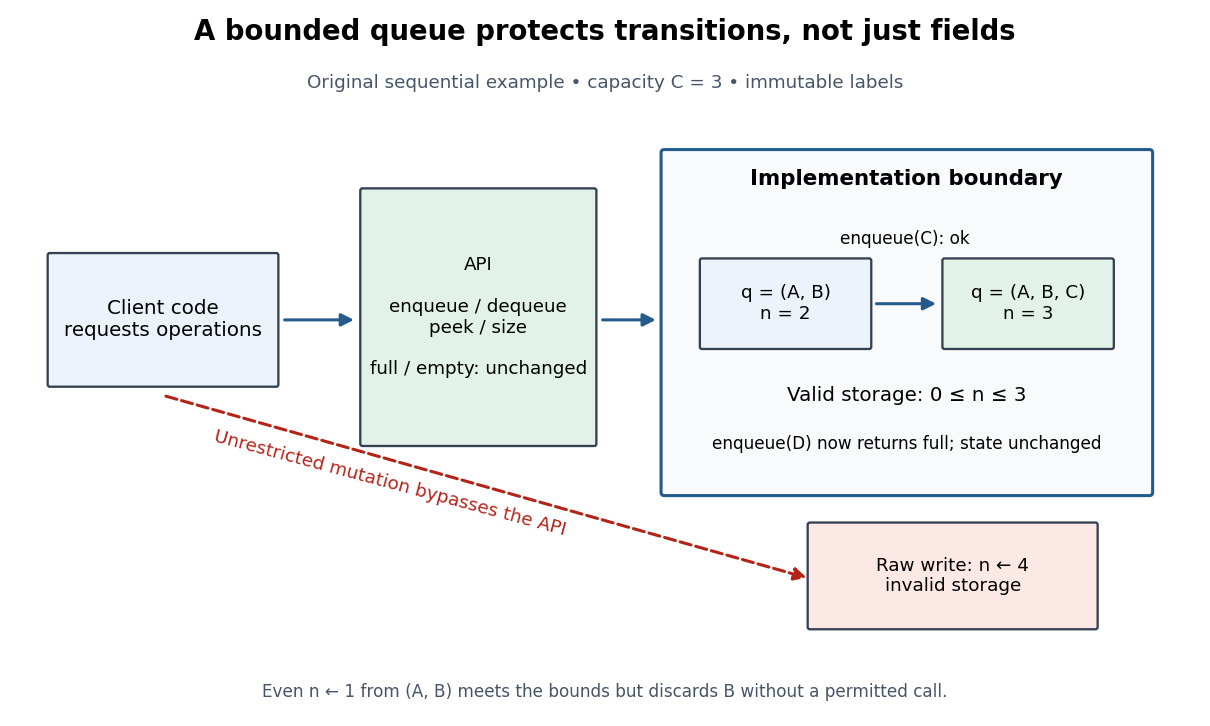

Here is the Python script that generated this plot:
"""Draw the original bounded queue example; Python 3.14, matplotlib 3.10.7."""
from pathlib import Path

import matplotlib.pyplot as plt
from matplotlib.patches import FancyArrowPatch, FancyBboxPatch


def box(ax, x, y, w, h, text, color, size=13):
    ax.add_patch(FancyBboxPatch((x, y), w, h, boxstyle="round,pad=0.02",
                              facecolor=color, edgecolor="#344054", linewidth=1.5))
    ax.text(x + w / 2, y + h / 2, text, ha="center", va="center", fontsize=size)


def arrow(ax, start, end, color="#245b8c", dashed=False):
    ax.add_patch(FancyArrowPatch(start, end, arrowstyle="-|>", mutation_scale=17,
                                color=color, linewidth=2,
                                linestyle="--" if dashed else "-"))


def main():
    fig, ax = plt.subplots(figsize=(11, 6.6), dpi=110, facecolor="white")
    ax.set(xlim=(0, 11), ylim=(0, 6.6))
    ax.axis("off")
    ax.text(5.5, 6.3, "A bounded queue protects transitions, not just fields",
            ha="center", fontsize=18, weight="bold")
    ax.text(5.5, 5.85, "Original sequential example • capacity C = 3 • immutable labels",
            ha="center", fontsize=12, color="#475467")
    box(ax, 0.35, 3.1, 2.1, 1.2, "Client code\nrequests operations", "#edf3fa")
    box(ax, 3.25, 2.55, 2.15, 2.35,
        "API\n\nenqueue / dequeue\npeek / size\n\nfull / empty: unchanged", "#e3f2e8", 12)
    ax.add_patch(FancyBboxPatch((6.05, 2.1), 4.5, 3.15, boxstyle="round,pad=0.03",
                               facecolor="#f8fafc", edgecolor="#245b8c", linewidth=2))
    ax.text(8.3, 4.95, "Implementation boundary", ha="center", fontsize=14, weight="bold")
    box(ax, 6.4, 3.45, 1.55, 0.8, "q = (A, B)\nn = 2", "#edf3fa", 12)
    box(ax, 8.65, 3.45, 1.55, 0.8, "q = (A, B, C)\nn = 3", "#e3f2e8", 12)
    arrow(ax, (7.99, 3.85), (8.6, 3.85))
    ax.text(8.28, 4.4, "enqueue(C): ok", ha="center", fontsize=11)
    ax.text(8.3, 2.95, "Valid storage: 0 ≤ n ≤ 3", ha="center", fontsize=13)
    ax.text(8.3, 2.5, "enqueue(D) now returns full; state unchanged", ha="center", fontsize=11)
    arrow(ax, (2.5, 3.7), (3.2, 3.7))
    arrow(ax, (5.45, 3.7), (6.0, 3.7))
    arrow(ax, (1.4, 3.0), (7.4, 1.3), color="#b42318", dashed=True)
    box(ax, 7.4, 0.85, 2.65, 0.95, "Raw write: n ← 4\ninvalid storage", "#fce9e6", 12)
    ax.text(3.5, 1.7, "Unrestricted mutation bypasses the API", ha="center",
            fontsize=12, color="#b42318", rotation=-15)
    ax.text(5.5, 0.2, "Even n ← 1 from (A, B) meets the bounds but discards B without a permitted call.",
            ha="center", fontsize=11, color="#475467")
    fig.subplots_adjust(left=0.01, right=0.99, top=0.99, bottom=0.01)
    fig.savefig(Path.cwd() / (Path(__file__).stem + ".png"), facecolor="white", transparent=False)
    plt.close(fig)


if __name__ == "__main__":
    main()
